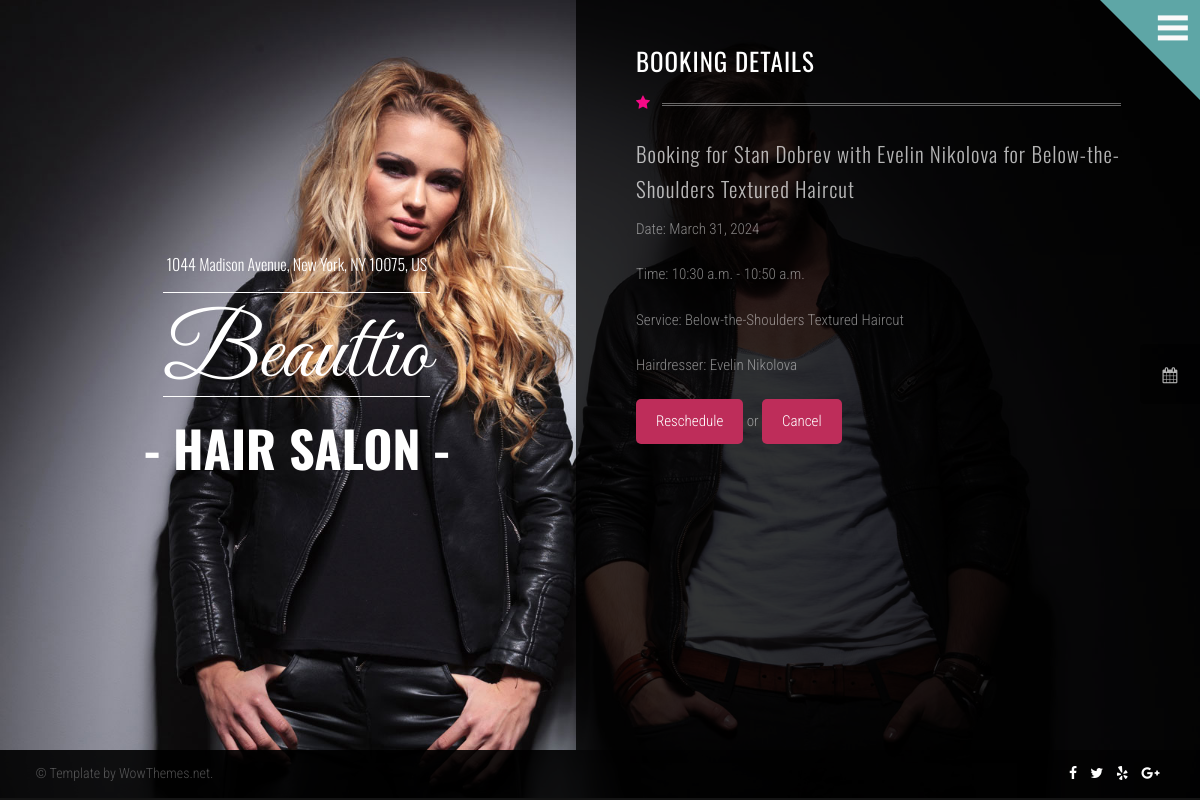
Page /dashboard/10/deltails/ (signed in) on the committed database.
### HairSaloon/bookings/models.py (models this page shows, shortened)
class Booking(models.Model):
    date = models.DateField()
    start = models.TimeField(
        validators=[
            validators.open_hour_validator,
            validators.close_hour_validator,
        ]
    )
    end = models.TimeField(blank=True, null=True)
    created_at = models.DateTimeField(auto_now_add=True)
    updated_at = models.DateTimeField(auto_now=True)
    notes = models.TextField(blank=True, null=True)
    cancelled = models.BooleanField(default=False)
    initial_user_notified = models.BooleanField(default=False)
    initial_hairdresser_notified = models.BooleanField(default=False)
    cancelled_user_notified = models.BooleanField(default=False)
    cancelled_hairdresser_notified = models.BooleanField(default=False)
    alter_user_notified = models.BooleanField(default=False)
    alter_hairdresser_notified = models.BooleanField(default=False)
    pre_photo = models.ImageField(
        upload_to=bookings_directory_path,
        blank=True,
    )
    post_photo = models.ImageField(
        upload_to=bookings_directory_path,
        blank=True,
    )
    user = models.ForeignKey(
        to=UserModel,
        on_delete=models.CASCADE,
        related_name='bookings'
    )
    service = models.ForeignKey(
        to=Service,
        on_delete=models.CASCADE,
        related_name='bookings',
    )
    hairdresser = models.ForeignKey(
        to=HairDresser,
        on_delete=models.CASCADE,
        related_name='bookings',
    )
    class Meta:
        ordering = ['-date', '-start']
    def __str__(self):
        return f"Booking for {self.user} with {self.hairdresser} for {self.service}"

### HairSaloon/accounts/models.py (models this page shows)
class HairSaloonUser(auth_models.AbstractBaseUser, auth_models.PermissionsMixin):
    email = models.EmailField(
        _('email address'),
        unique=True,
        error_messages={
            "unique": _("A user with that email already exists."),
        },
    )
    first_name = models.CharField(_("first name"), max_length=150, blank=True)
    last_name = models.CharField(_("last name"), max_length=150, blank=True)
    phone_number = models.CharField(_("phone number"), max_length=15, blank=True)
    date_joined = models.DateTimeField(_("date joined"), default=timezone.now)
    is_staff = models.BooleanField(
        _("staff status"),
        default=False,
        help_text=_("Designates whether the user can log into this admin site."),
    )
    is_active = models.BooleanField(
        _("active"),
        default=True,
        help_text=_(
            "Designates whether this user should be treated as active. "
            "Unselect this instead of deleting accounts."
        ),
    )
    USERNAME_FIELD = 'email'
    objects = HairSaloonUserManager()
    @property
    def full_name(self):
        if self.first_name and self.last_name:
            return f"{self.first_name} {self.last_name}"
        elif self.first_name or self.last_name:
            return self.first_name or self.last_name
        else:
            return self.email
    def __str__(self):
        return self.full_name

### HairSaloon/hairdressers/models.py (models this page shows, shortened)
class HairDresser(models.Model):
    BACKGROUND_MAX_LENGTH = 500
    background = models.TextField(max_length=500)
    working_since = models.DateField(blank=True, null=True)
    services = models.ManyToManyField(
        to=Service,
        related_name='hairdressers'
    )
    user = models.OneToOneField(
        to=UserModel,
        on_delete=models.CASCADE,
        related_name='hairdresser_profile',
        null=True,
    )
    def __str__(self):
        return self.user.full_name

### HairSaloon/services/models.py (models this page shows, shortened)
class Service(models.Model):
    M_F_C_CHOICE = (
        ('male', 'male'),
        ('female', 'female'),
        ('child', 'child'),
    )
    class Meta:
        ordering = ['name', ]
    name = models.CharField(max_length=100, unique=True)
    male_female_child = models.CharField(max_length=6, choices=M_F_C_CHOICE)
    description = models.TextField()
    duration = models.IntegerField(help_text="Duration in minutes")
    price = models.DecimalField(max_digits=6, decimal_places=2)
    haircut_url = models.URLField(max_length=1024, blank=True, null=True)
    haircut_photo = models.ImageField(upload_to='haircut_images/', blank=True, null=True)
    def __str__(self):
        return self.name

### HairSaloon/bookings/views.py (the view)
# urls.py: path('deltails/', BookingDetailView.as_view(), name='booking details'),
class BookingDetailView(DetailViewPermissionMixin, views.DetailView):
    template_name = 'bookings/booking_details.html'
    def dispatch(self, request, *args, **kwargs):
        booking = self.get_object()
        kwargs['booking_client'] = booking.user
        return super().dispatch(request, *args, **kwargs)
    def get_object(self, queryset=None):
        return Booking.objects.get(pk=self.kwargs['pk'])

### HairSaloon/accounts/mixins.py (called while the page is built)
    def dispatch(self, request, *args, **kwargs):
        if not request.user.is_authenticated:
            messages.error(request, 'Login first to view the page')
            return self.handle_no_permission()
        return super().dispatch(request, *args, **kwargs)

    def dispatch(self, request, *args, **kwargs):
        booking_client = kwargs.get('booking_client', None)
        if not request.user == booking_client:
            messages.error(request, 'You have no access to view this booking details')
            return redirect('dashboard')
        return super().dispatch(request, *args, **kwargs)

### templates/bookings/booking_details.html (shortened to what this page needs)
{% extends 'base.html' %}
{% load static %}
{% block content %}
    <body style="background-image:url('{% static 'img/bg5.jpg' %}');background-attachment:fixed;background-size:cover;">
    <link href="{% static 'css/style.css' %}" rel="stylesheet">
    {% include 'partials/menu_and_calendar.html' %}
    <div class="container">
        <div class="logoarea">
            <div class="intro">
                <h1><span class="smaller wow zoomIn" data-wow-duration="2s" data-wow-delay="0.5">1044 Madison Avenue, New York, NY 10075, US</span>
                    <span class="big wow pulse" data-wow-duration="1s" data-wow-delay="0s">Beauttio</span>
                    <span class="small wow fadeIn" data-wow-duration="2s" data-wow-delay="0.5s">- HAIR SALON -</span>
                </h1>
            </div>
        </div>
        <div class="pagearea">
            <h1 class="page-headline">BOOKING DETAILS</h1>
            <i class="iconstartitle textmagenta fa fa-star"></i>
            <div class="bookings-container">
                <div class="title-and-buttons">
                    {% include 'partials/booking_card.html' %}
                </div>
            </div>
        </div>
    </div>
    {% include 'partials/footer.html' %}
    </body>
{% endblock %}

### templates/partials/booking_card.html (shortened to what this page needs)
<div class="booking-detail-container">
    <h1 class="booking-title"> {{ booking }}</h1>
    <p>Date: {{ booking.date }}</p>
    <p>Time: {{ booking.start }} - {{ booking.end }}</p>
    <p>Service: {{ booking.service.name }}</p>
    <p>Hairdresser: {{ booking.hairdresser.user.full_name }}</p>
    <a href="#" class="btn btn-primary">Reschedule</a> or
    <a href="{% url 'booking delete' pk=booking.pk %}" class="btn btn-danger">Cancel</a>
</div>

### staticfiles/css/style.css (style rules this page uses)
html, body, div, span, applet, object, iframe, h1, h2, h3, h4, h5, h6, p, blockquote, pre, a, abbr, acronym, address, big, cite, code, del, dfn, em, img, ins, kbd, q, s, samp, small, strike, strong, sub, sup, tt, var, b, u, i, center, dl, dt, dd, ol, ul, li, fieldset, form, label, legend, table, caption, tbody, tfoot, thead, tr, th, td, article, aside, canvas, details, embed, figure, figcaption, footer, header, hgroup, menu, nav, output, ruby, section, summary, time, mark, audio, video { margin: 0; padding: 0; border: 0; font-size: 100%; font: inherit; vertical-align: baseline; }
body { line-height: 1.7; font-weight: 300; font-family: Oswald; }
body { overflow-x: hidden; overflow-y: scroll; }
a { text-decoration: none; color: #A50965; }
p { margin-bottom: 20px; }
.intro h1 { font-family: Great Vibes; font-size: 150px; font-weight: 400; line-height: 1.1; }
.intro h1 span.big { border-top: 1px solid; border-bottom: 1px solid; margin-bottom: 0px; padding: 36px 0 0px; display: inline-block; }
.intro h1 span.small { font-size: 90px; font-family: Oswald; font-weight: 700; }
.intro h1 span.smaller { font-size: 20px; font-family: Oswald; display: block; margin-bottom: 30px; font-weight: 300; }
.logoarea { width: 46%; float: left; }
.logoarea .intro { color: #fff; text-align: center; position: fixed; display: table; vertical-align: middle; top: 32%; left: 12%; }
.logoarea .intro h1 span.small { font-size: 50px; margin-top: 15px; display: block; }
.logoarea .intro h1 span.smaller { font-size: 16px; margin-bottom: 20px; line-height: 1; display: block; }
.logoarea h1 { font-size: 90px; }
.logoarea h1 span.big { padding: 22px 0 0px; line-height: 0.9; }
.pagearea { float: right; width: 42%; max-width: 100%; min-height: calc(100vh - 130px); margin: 0px auto; margin-right: 0; background-color: rgba(0, 0, 0, 0.8); color: rgba(255, 255, 255, 0.5); font-size: 15px; text-align: left; padding: 40px 60px; font-family: Roboto Condensed; }
.pagearea h1.entry-title, .pagearea h1.page-headline { font-family: Oswald; font-size: 21px; color: rgba(255, 255, 255, 0.7); letter-spacing: 1px; }
.pagearea h1.page-headline { margin-bottom: 0; color: #fff; font-weight: 400; font-size: 25px; }
.pagearea h1.page-headline:after { content: ''; width: 91%; color: rgba(255, 255, 255, 0.4); margin-top: 20px; border-bottom: double medium; display: block; margin-bottom: 30px; position: relative; margin-left: 26px; }
.iconstartitle { position: absolute; top: 95px; }
.btn { display: inline-block; background-color: #be2d5a; color: #fff; padding: 10px 20px; border-radius: 5px; text-decoration: none; text-align: center; }
.title-and-buttons { display: flex; justify-content: space-between; align-items: center; }
.textmagenta { color: #F50986; }
html, body { background: rgba(20, 20, 20, 1); }
@media screen and (max-width: 1280px) { body { overflow-x: hidden; overflow-y: scroll !Important; } }

### staticfiles/css/booking_card.css (style rules this page uses)
.booking-detail-container h1.booking-title { font-family: Oswald; font-size: 21px; color: rgba(255, 255, 255, 0.7); letter-spacing: 1px; margin-bottom: 10px; }

### rows in the picture
Booking: user+hairdresser+service "Booking for Stan Dobrev with Evelin Nikolova for Below-the-Shoulders Textured Haircut", date "March 31, 2024", start "10:30 a.m.", end "10:50 a.m.", service.name "Below-the-Shoulders Textured Haircut", hairdresser.user.full_name "Evelin Nikolova"
